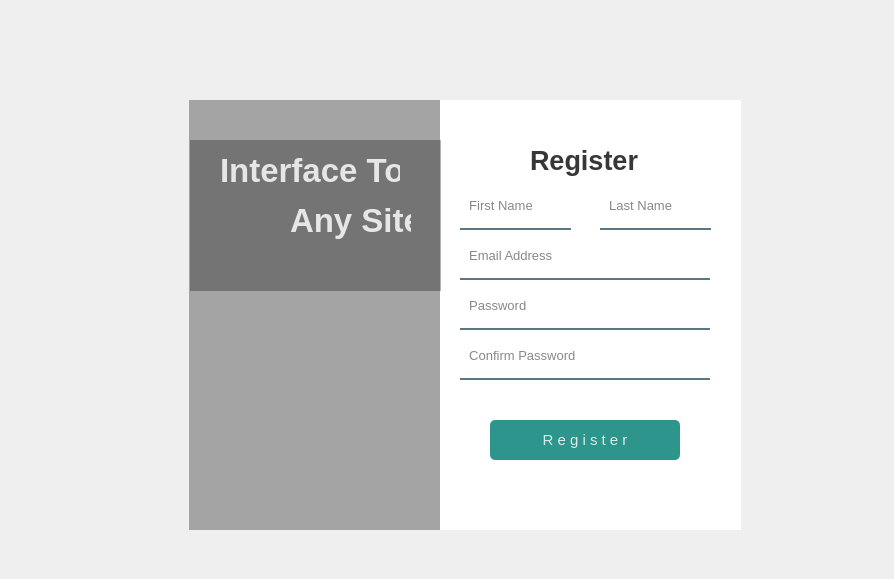
<?xml version="1.0" encoding="UTF-8"?>
<ui version="4.0">
 <class>Form</class>
 <widget class="QWidget" name="Form">
  <property name="geometry">
   <rect>
    <x>0</x>
    <y>0</y>
    <width>894</width>
    <height>579</height>
   </rect>
  </property>
  <property name="font">
   <font>
    <pointsize>10</pointsize>
   </font>
  </property>
  <property name="windowTitle">
   <string>Form</string>
  </property>
  <widget class="QWidget" name="widget" native="true">
   <property name="geometry">
    <rect>
     <x>170</x>
     <y>70</y>
     <width>611</width>
     <height>500</height>
    </rect>
   </property>
   <property name="styleSheet">
    <string notr="true">QPushButton#pushButton, #pushButton_2, #pushButton_3{
	background-color: qlineargradient(spread:pad, x:1.0, y:1.0,stop:0 rgba(11, 131, 120, 219), stop:1 rgba(85, 98, 112, 226));
    color:rgba(255,255,255,210);
    border-radius:5px;
}
QPushButton#pushButton:hover ,#pushButton_2:hover, #pushButton_3:hover{
	background-color: qradialgradient(spread:repeat, cx:0.5, cy:0.5, radius:0.077, fx:0.5, fy:0.5, stop:0 rgba(0, 169, 255, 147), stop:0.497326 rgba(0, 0, 0, 147), stop:1 rgba(0, 169, 255, 147));
   background-color: qlineargradient(spread:pad, x:1.0, y:1.0,stop:0 rgba(150, 123, 111, 219), stop:1 rgba(85, 81, 84, 226));
}
QPushButton#pushButton:pressed, #pushButton_2:pressed, #pushButton_3:pressed{
    padding-left:5px;
    padding-top:5px;
    background-color:rgba(150,123,111,255);
}</string>
   </property>
   <widget class="QLabel" name="label">
    <property name="geometry">
     <rect>
      <x>19</x>
      <y>30</y>
      <width>301</width>
      <height>430</height>
     </rect>
    </property>
    <property name="styleSheet">
     <string notr="true">border-image: url(:/images/Spring.jpeg);
background-repeat:no-repeat;
border-top-left-raduis:10px;

</string>
    </property>
    <property name="text">
     <string/>
    </property>
   </widget>
   <widget class="QLabel" name="label_2">
    <property name="geometry">
     <rect>
      <x>19</x>
      <y>30</y>
      <width>301</width>
      <height>430</height>
     </rect>
    </property>
    <property name="styleSheet">
     <string notr="true">background-color:rgba(0,0,0,80);
background-repeat:no-repeat;
border-top-left-raduis:10px;
</string>
    </property>
    <property name="text">
     <string/>
    </property>
   </widget>
   <widget class="QLabel" name="label_3">
    <property name="geometry">
     <rect>
      <x>270</x>
      <y>30</y>
      <width>301</width>
      <height>430</height>
     </rect>
    </property>
    <property name="styleSheet">
     <string notr="true">background-color:rgba(255,255,255,255);
border-bottom-right-raduis:50px;</string>
    </property>
    <property name="text">
     <string/>
    </property>
   </widget>
   <widget class="QLabel" name="label_4">
    <property name="geometry">
     <rect>
      <x>360</x>
      <y>70</y>
      <width>111</width>
      <height>40</height>
     </rect>
    </property>
    <property name="font">
     <font>
      <pointsize>20</pointsize>
      <weight>75</weight>
      <bold>true</bold>
     </font>
    </property>
    <property name="styleSheet">
     <string notr="true">color:rgba(0,0,0,200);</string>
    </property>
    <property name="text">
     <string>Register</string>
    </property>
   </widget>
   <widget class="QLineEdit" name="lineEdit">
    <property name="geometry">
     <rect>
      <x>290</x>
      <y>120</y>
      <width>111</width>
      <height>40</height>
     </rect>
    </property>
    <property name="styleSheet">
     <string notr="true">background-color:rgba(0,0,0,0);
border:none;
border-bottom:2px solid rgba(46,82,101,200);
color:rgba(0,0,0,240);
padding-bottom:7px;</string>
    </property>
    <property name="placeholderText">
     <string>  First Name</string>
    </property>
   </widget>
   <widget class="QLineEdit" name="lineEdit_2">
    <property name="geometry">
     <rect>
      <x>290</x>
      <y>170</y>
      <width>250</width>
      <height>40</height>
     </rect>
    </property>
    <property name="styleSheet">
     <string notr="true">background-color:rgba(0,0,0,0);
border:none;
border-bottom:2px solid rgba(46,82,101,200);
color:rgba(0,0,0,240);
padding-bottom:7px;</string>
    </property>
    <property name="echoMode">
     <enum>QLineEdit::Normal</enum>
    </property>
    <property name="placeholderText">
     <string>  Email Address</string>
    </property>
   </widget>
   <widget class="QPushButton" name="pushButton">
    <property name="geometry">
     <rect>
      <x>320</x>
      <y>350</y>
      <width>190</width>
      <height>40</height>
     </rect>
    </property>
    <property name="font">
     <font>
      <pointsize>11</pointsize>
     </font>
    </property>
    <property name="styleSheet">
     <string notr="true"/>
    </property>
    <property name="text">
     <string>R e g i s t e r</string>
    </property>
   </widget>
   <widget class="QLabel" name="label_6">
    <property name="geometry">
     <rect>
      <x>20</x>
      <y>70</y>
      <width>251</width>
      <height>151</height>
     </rect>
    </property>
    <property name="styleSheet">
     <string notr="true">background-color:rgba(0,0,0,75);</string>
    </property>
    <property name="text">
     <string/>
    </property>
   </widget>
   <widget class="QLabel" name="label_7">
    <property name="geometry">
     <rect>
      <x>50</x>
      <y>80</y>
      <width>180</width>
      <height>40</height>
     </rect>
    </property>
    <property name="font">
     <font>
      <pointsize>25</pointsize>
      <weight>75</weight>
      <bold>true</bold>
     </font>
    </property>
    <property name="styleSheet">
     <string notr="true">color:rgba(255,255,255,210);</string>
    </property>
    <property name="text">
     <string>Interface To</string>
    </property>
   </widget>
   <widget class="QLabel" name="label_8">
    <property name="geometry">
     <rect>
      <x>120</x>
      <y>130</y>
      <width>121</width>
      <height>40</height>
     </rect>
    </property>
    <property name="font">
     <font>
      <pointsize>25</pointsize>
      <weight>75</weight>
      <bold>true</bold>
     </font>
    </property>
    <property name="styleSheet">
     <string notr="true">color:rgba(255,255,255,210);</string>
    </property>
    <property name="text">
     <string>Any Site</string>
    </property>
   </widget>
   <widget class="QLineEdit" name="lineEdit_3">
    <property name="geometry">
     <rect>
      <x>430</x>
      <y>120</y>
      <width>111</width>
      <height>40</height>
     </rect>
    </property>
    <property name="styleSheet">
     <string notr="true">background-color:rgba(0,0,0,0);
border:none;
border-bottom:2px solid rgba(46,82,101,200);
color:rgba(0,0,0,240);
padding-bottom:7px;</string>
    </property>
    <property name="placeholderText">
     <string>  Last Name</string>
    </property>
   </widget>
   <widget class="QLineEdit" name="lineEdit_4">
    <property name="geometry">
     <rect>
      <x>290</x>
      <y>220</y>
      <width>250</width>
      <height>40</height>
     </rect>
    </property>
    <property name="styleSheet">
     <string notr="true">background-color:rgba(0,0,0,0);
border:none;
border-bottom:2px solid rgba(46,82,101,200);
color:rgba(0,0,0,240);
padding-bottom:7px;</string>
    </property>
    <property name="echoMode">
     <enum>QLineEdit::Password</enum>
    </property>
    <property name="placeholderText">
     <string>  Password</string>
    </property>
   </widget>
   <widget class="QLineEdit" name="lineEdit_5">
    <property name="geometry">
     <rect>
      <x>290</x>
      <y>270</y>
      <width>250</width>
      <height>40</height>
     </rect>
    </property>
    <property name="styleSheet">
     <string notr="true">background-color:rgba(0,0,0,0);
border:none;
border-bottom:2px solid rgba(46,82,101,200);
color:rgba(0,0,0,240);
padding-bottom:7px;</string>
    </property>
    <property name="echoMode">
     <enum>QLineEdit::Password</enum>
    </property>
    <property name="placeholderText">
     <string>  Confirm Password</string>
    </property>
   </widget>
   <widget class="QLabel" name="label_5">
    <property name="geometry">
     <rect>
      <x>270</x>
      <y>30</y>
      <width>31</width>
      <height>31</height>
     </rect>
    </property>
    <property name="styleSheet">
     <string notr="true">border-image: url(:/images/back.jpeg);</string>
    </property>
    <property name="text">
     <string/>
    </property>
   </widget>
  </widget>
 </widget>
 <resources>
  <include location="../Photos/res.qrc"/>
 </resources>
 <connections/>
</ui>
